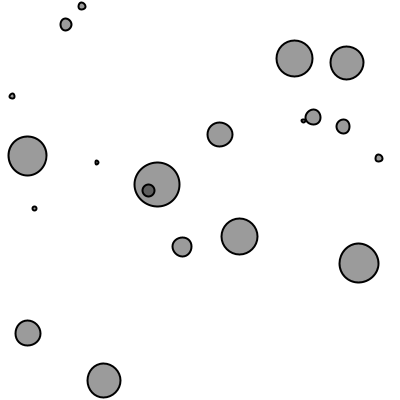
Frame 1 (no input)
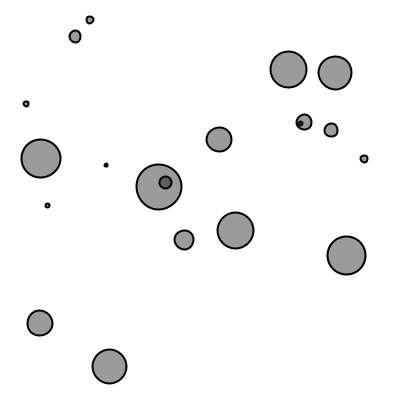
Frame 60 (the mouse pressed at the canvas centre just before this capture)
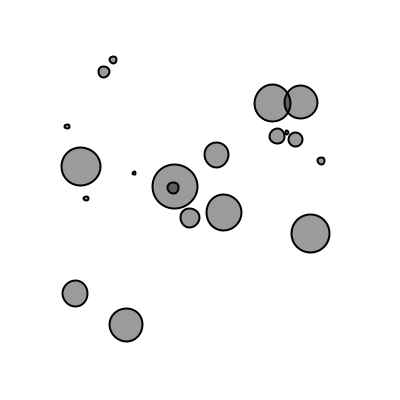
Frame 120 (the mouse held since frame 60 and released just before this capture)

The Processing sketch that drew these frames (run headless with seeded random() and noise(); from frame 60 on, the mouse is pressed at the canvas centre):

// Processing sketch: build
// ── build.pde
// Mover Class
class Mover {

  PVector location;
  PVector velocity;
  PVector acceleration;
  float mass;

  Mover(float m, float x, float y) {
    location = new PVector(x, y);
    velocity = new PVector(0, 0);
    acceleration = new PVector(0, 0);
    mass = m;
  }
  
  PVector attract(Mover m) {
    PVector force = PVector.sub(location, m.location);
    float distance = force.mag();
    distance = constrain(distance, 5.0, 25.0);

    force.normalize();
    float strength = (g * mass * m.mass) / (distance * distance);
    force.mult(strength);
    return force;
  }

  void update() {
    velocity.add(acceleration);
    location.add(velocity);
    // Reset acceleration
    acceleration.mult(0);
  }

  // F = MA
  void applyForce(PVector force) {
    // New vector
    PVector f = PVector.div(force, mass);
    acceleration.add(f);
  }

  void display() {
    stroke(0);
    strokeWeight(2);
    fill(0, 100);
    ellipse(location.x, location.y, mass*25, mass*25);
  }

}


Mover[] movers = new Mover[20];
float g = 0.4;

void setup() {
  size(400, 400);
  for(int i = 0; i < movers.length; i++) {
    movers[i] = new Mover(random(0.1,2), random(width), random(height));
  }
}

void draw() {
  background(255);

  for (int i = 0; i < movers.length; i++) {
    for (int j = 0; j < movers.length; j++) {
      if(i != j) {
        PVector force = movers[j].attract(movers[i]);
        movers[i].applyForce(force);
      }
    }
    movers[i].update();
    movers[i].display();
  }
}
